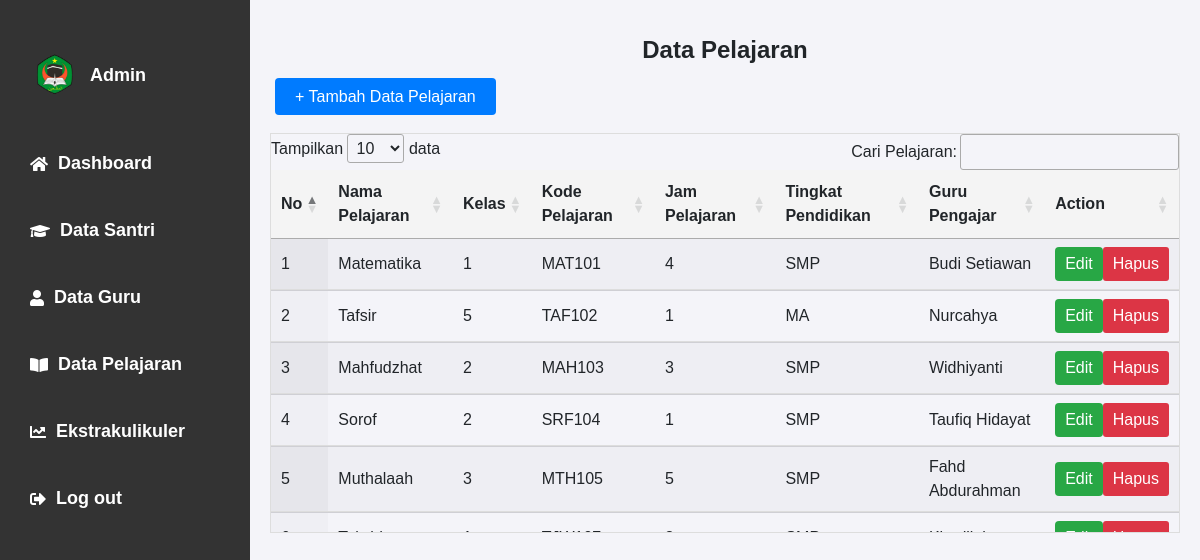
Screenshot of /data_pelajaran.php (signed in) with the database file from the repository.
### tables this page shows
CREATE TABLE `pelajaran` (
  `id` int(11) NOT NULL,
  `nama_pelajaran` varchar(100) NOT NULL,
  `kelas` int(11) NOT NULL,
  `kode_pelajaran` varchar(10) NOT NULL,
  `jam_pelajaran` int(11) NOT NULL,
  `tingkat_pendidikan` varchar(50) NOT NULL,
  `guru_pengajar` varchar(100) DEFAULT NULL,
  `created_at` timestamp NOT NULL DEFAULT current_timestamp(),
  `updated_at` timestamp NOT NULL DEFAULT current_timestamp() ON UPDATE current_timestamp()
);

### data_pelajaran.php (the view, shortened to what this page needs)
<?php
include 'sidebar.php';
?>
<!DOCTYPE html>
<html lang="id">
<head>
    <link rel="stylesheet" href="https://cdn.datatables.net/1.13.6/css/jquery.dataTables.min.css">
</head>
<body>
    <div class="container mt-3">
        <h2 class="text-center">Data Pelajaran</h2>
        <a href="tambah_pelajaran.php" class="btn-primary mb-3">+ Tambah Data Pelajaran</a>
        <div class="table-wrapper mt-4">
            <table id="dataGuru" class="display" style="width:100%">
                <thead>
                    <tr>
                        <th>No</th>
                        <th>Nama Pelajaran</th>
                        <th>Kelas</th>
                        <th>Kode Pelajaran</th>
                        <th>Jam Pelajaran</th>
                        <th>Tingkat Pendidikan</th>
                        <th>Guru Pengajar</th>
                        <th>Action</th>
                    </tr>
                </thead>
                <tbody>
                    <?php
                    require_once 'config.php';
                    $sql = "SELECT * FROM pelajaran";
                    $result = $koneksi->query($sql);
                    if ($result->num_rows > 0) {
                        $no = 1;
                        while ($row = $result->fetch_assoc()) {
                            echo "<tr>
                                <td>{$no}</td>
                                <td>" . htmlspecialchars($row['nama_pelajaran']) . "</td>
                                <td>" . htmlspecialchars($row['kelas']) . "</td>
                                <td>" . htmlspecialchars($row['kode_pelajaran']) . "</td>
                                <td>" . htmlspecialchars($row['jam_pelajaran']) . "</td>
                                <td>" . htmlspecialchars($row['tingkat_pendidikan']) . "</td>
                                <td>" . htmlspecialchars($row['guru_pengajar']) . "</td>
                                <td>
                                    <div class='btn-group'>
                                        <a href='update_pelajaran.php?id={$row['id']}' class='btn-success btn-sm'>Edit</a>
                                        <a href='delete_pelajaran.php?id={$row['id']}' class='btn-danger btn-sm' onclick=\"return confirm('Yakin ingin menghapus?');\">Hapus</a>
                                    </div>
                                </td>
                            </tr>";
                            $no++;
                        }
                    } else {
                        echo "<tr><td colspan='9'>Tidak ada data pelajaran.</td></tr>";
                    }
                    ?>
                </tbody>
            </table>
        </div>
    </div>
</body>
</html>

### sidebar.php (style rules this page uses)
* { margin: 0; padding: 0; box-sizing: border-box; }

### data_pelajaran.php (style rules this page uses)
body { margin: 0; padding: 0; font-family: Arial, sans-serif; overflow-x: hidden; background-color: #f4f4f9; }
.container { margin-left: 250px; padding: 20px; width: calc(100% - 250px); }
h2.text-center { margin-bottom: 20px; font-size: 24px; font-weight: bold; }
.btn-primary { margin: 5px; padding: 10px 20px; background-color: #007bff; color: white; text-decoration: none; border-radius: 4px; font-size: 16px; }
.table-wrapper { border: 1px solid #ddd; overflow-y: auto; max-height: 400px; -webkit-overflow-scrolling: touch; }
table { width: 100%; border-collapse: collapse; }
th, td { padding: 12px; text-align: left; border-bottom: 1px solid #ddd; }
th { background-color: #f4f4f4; font-weight: bold; position: sticky; top: 0; z-index: 2; }
.btn-success { background-color: #28a745; color: white; text-decoration: none; padding: 5px 10px; border-radius: 4px; }
.btn-danger { background-color: #dc3545; color: white; text-decoration: none; padding: 5px 10px; border-radius: 3px; }
.btn-group { display: flex; justify-content: space-between; }

### rows the page displays
pelajaran: nama_pelajaran "Matematika", kelas "1", kode_pelajaran "MAT101", jam_pelajaran "4", tingkat_pendidikan "SMP", guru_pengajar "Budi Setiawan"
pelajaran: nama_pelajaran "Tafsir", kelas "5", kode_pelajaran "TAF102", jam_pelajaran "1", tingkat_pendidikan "MA", guru_pengajar "Nurcahya"
pelajaran: nama_pelajaran "Mahfudzhat", kelas "2", kode_pelajaran "MAH103", jam_pelajaran "3", tingkat_pendidikan "SMP", guru_pengajar "Widhiyanti"
pelajaran: nama_pelajaran "Sorof", kelas "2", kode_pelajaran "SRF104", jam_pelajaran "1", tingkat_pendidikan "SMP", guru_pengajar "Taufiq Hidayat"
pelajaran: nama_pelajaran "Muthalaah", kelas "3", kode_pelajaran "MTH105", jam_pelajaran "5", tingkat_pendidikan "SMP", guru_pengajar "Fahd Abdurahman"
